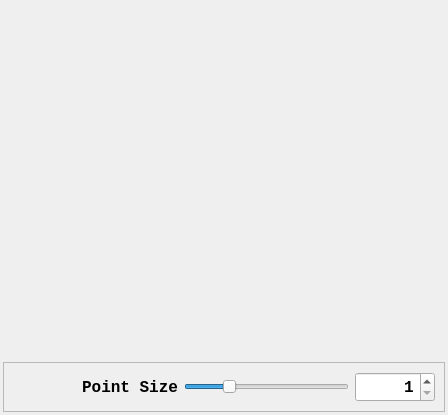
<?xml version="1.0" encoding="UTF-8"?>
<ui version="4.0">
 <class>PlaneViewer</class>
 <widget class="QWidget" name="PlaneViewer">
  <property name="geometry">
   <rect>
    <x>0</x>
    <y>0</y>
    <width>448</width>
    <height>415</height>
   </rect>
  </property>
  <property name="font">
   <font>
    <family>Consolas</family>
    <pointsize>12</pointsize>
    <weight>75</weight>
    <bold>true</bold>
   </font>
  </property>
  <property name="windowTitle">
   <string>Form</string>
  </property>
  <layout class="QVBoxLayout" name="verticalLayout">
   <property name="spacing">
    <number>3</number>
   </property>
   <property name="leftMargin">
    <number>3</number>
   </property>
   <property name="topMargin">
    <number>3</number>
   </property>
   <property name="rightMargin">
    <number>3</number>
   </property>
   <property name="bottomMargin">
    <number>3</number>
   </property>
   <item>
    <widget class="QCustomPlot" name="qcp" native="true"/>
   </item>
   <item>
    <widget class="QFrame" name="frame">
     <property name="sizePolicy">
      <sizepolicy hsizetype="Expanding" vsizetype="Expanding">
       <horstretch>0</horstretch>
       <verstretch>0</verstretch>
      </sizepolicy>
     </property>
     <property name="minimumSize">
      <size>
       <width>20</width>
       <height>0</height>
      </size>
     </property>
     <property name="maximumSize">
      <size>
       <width>16777215</width>
       <height>50</height>
      </size>
     </property>
     <property name="frameShape">
      <enum>QFrame::StyledPanel</enum>
     </property>
     <property name="frameShadow">
      <enum>QFrame::Raised</enum>
     </property>
     <layout class="QHBoxLayout" name="horizontalLayout">
      <item>
       <widget class="QLabel" name="label">
        <property name="sizePolicy">
         <sizepolicy hsizetype="Expanding" vsizetype="Expanding">
          <horstretch>0</horstretch>
          <verstretch>0</verstretch>
         </sizepolicy>
        </property>
        <property name="minimumSize">
         <size>
          <width>0</width>
          <height>20</height>
         </size>
        </property>
        <property name="maximumSize">
         <size>
          <width>16777215</width>
          <height>20</height>
         </size>
        </property>
        <property name="text">
         <string>Point Size</string>
        </property>
        <property name="alignment">
         <set>Qt::AlignRight|Qt::AlignTrailing|Qt::AlignVCenter</set>
        </property>
       </widget>
      </item>
      <item>
       <widget class="QSlider" name="sldPntSz">
        <property name="sizePolicy">
         <sizepolicy hsizetype="Expanding" vsizetype="Expanding">
          <horstretch>0</horstretch>
          <verstretch>0</verstretch>
         </sizepolicy>
        </property>
        <property name="minimumSize">
         <size>
          <width>0</width>
          <height>20</height>
         </size>
        </property>
        <property name="maximum">
         <number>20</number>
        </property>
        <property name="value">
         <number>5</number>
        </property>
        <property name="orientation">
         <enum>Qt::Horizontal</enum>
        </property>
       </widget>
      </item>
      <item>
       <widget class="QSpinBox" name="spnbxPntSz">
        <property name="sizePolicy">
         <sizepolicy hsizetype="Expanding" vsizetype="Expanding">
          <horstretch>0</horstretch>
          <verstretch>0</verstretch>
         </sizepolicy>
        </property>
        <property name="minimumSize">
         <size>
          <width>80</width>
          <height>20</height>
         </size>
        </property>
        <property name="maximumSize">
         <size>
          <width>80</width>
          <height>16777215</height>
         </size>
        </property>
        <property name="alignment">
         <set>Qt::AlignRight|Qt::AlignTrailing|Qt::AlignVCenter</set>
        </property>
        <property name="minimum">
         <number>1</number>
        </property>
        <property name="maximum">
         <number>20</number>
        </property>
       </widget>
      </item>
     </layout>
    </widget>
   </item>
  </layout>
 </widget>
 <customwidgets>
  <customwidget>
   <class>QCustomPlot</class>
   <extends>QWidget</extends>
   <header>../../3rdparty/qcustomplot/qcustomplot.h</header>
   <container>1</container>
  </customwidget>
 </customwidgets>
 <resources/>
 <connections>
  <connection>
   <sender>sldPntSz</sender>
   <signal>valueChanged(int)</signal>
   <receiver>spnbxPntSz</receiver>
   <slot>setValue(int)</slot>
   <hints>
    <hint type="sourcelabel">
     <x>241</x>
     <y>433</y>
    </hint>
    <hint type="destinationlabel">
     <x>737</x>
     <y>436</y>
    </hint>
   </hints>
  </connection>
 </connections>
</ui>
